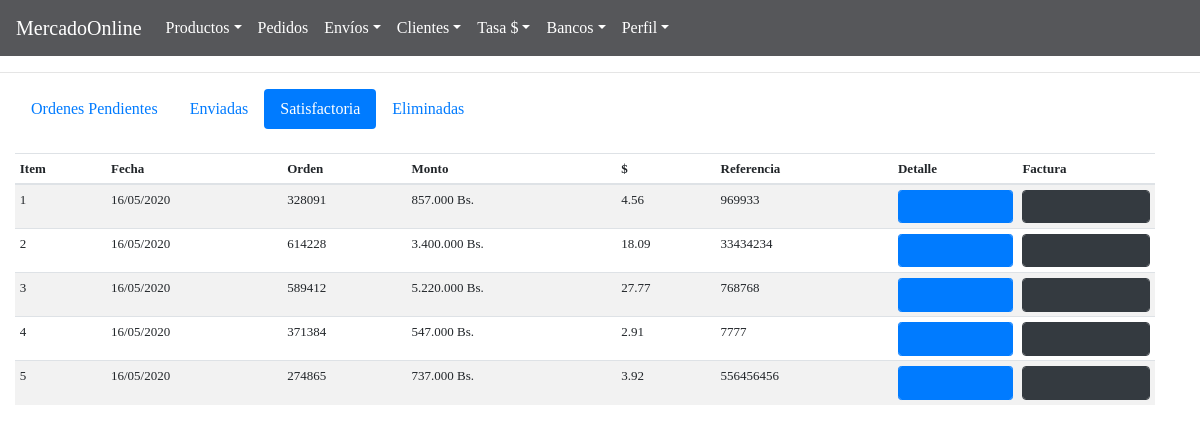
Before: /BackAdmin/index.php?action=statusCheck (signed in) with the older database file.
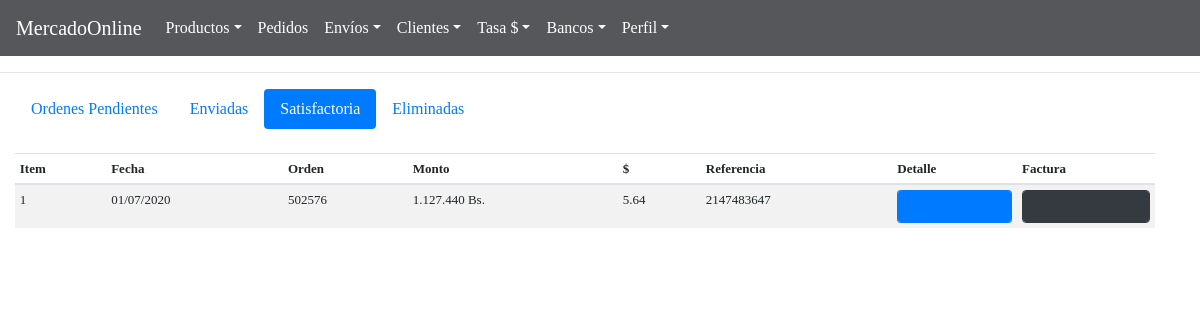
After: the same page with the newer database file.
### tables this page shows
CREATE TABLE `pedido` (
  `id` int(11) NOT NULL,
  `idorder` int(11) NOT NULL,
  `iduser` int(11) NOT NULL,
  `reference` int(11) NOT NULL,
  `mount` decimal(10,2) NOT NULL,
  `convertion` decimal(10,2) NOT NULL,
  `date` timestamp NOT NULL DEFAULT CURRENT_TIMESTAMP ON UPDATE CURRENT_TIMESTAMP,
  `status` int(11) NOT NULL,
  `branch` int(11) NOT NULL
);

### BackAdmin/models/connection.php (called while the page is built)
<?php
class connection{
	 public static function connect(){
	 	$link = new PDO("mysql:host=localhost;dbname=mercadoonline","root","");
	 	return $link;
	 }
}

### BackAdmin/models/purchaseOrderModel.php (called while the page is built, shortened)
<?php
require_once "connection.php";
class purchaseOrderModel{
 public static function viewIdProductPurchaseOrderModel($dataIdOrderModel, $table){
 	 	 $stmt = connection::connect()->prepare("SELECT tab1.idproduct, tab1.cant, tab1.price, tab1.idorder,  tab2.title  FROM $table tab1 INNER JOIN productos tab2  ON tab1.idproduct = tab2.id WHERE  tab1.idorder  = $dataIdOrderModel");
	 	   					$stmt -> execute();
		 					return $stmt->fetchAll();
 }
	 	   public static function viewsStatusCheckPurchaseOrderModel($table){
	 	   	 	  		$stmt = connection::connect()->prepare("SELECT id,idorder, iduser, reference, mount, convertion,status, date FROM $table WHERE status = 2 ORDER BY date DESC");
		 					$stmt -> execute();
		 					return $stmt->fetchAll();
	 	   }
}

### BackAdmin/controllers/controllerPage.php (called while the page is built)
<?php
class page{
 public static function template(){
 			include "views/template.php";
 		}
 public static function pageConnectController(){
if (isset( $_GET["action"])) {
	 	$controllerPage = $_GET["action"];
}
else{
	$controllerPage ="index";
}
 	$answer = pageModel::pageConnectModel($controllerPage);
 	include $answer;
 }
}

### BackAdmin/controllers/purchaseOrderController.php (the view, shortened to what this page needs)
<?php
class purchaseOrderController {
	 		 	   public static function viewStatusCheckPurchaseOrderController(){
	 		 	   	$answer = purchaseOrderModel::viewsStatusCheckPurchaseOrderModel("pedido");
	 		 	    foreach ($answer as $row => $item) {
	 		 	    $newDate = date("d/m/yy", strtotime($item["date"]));
	 				$row = $row +1;
	 			echo '
							<tr>
								<td>'.$row.'</td>
								<td>'.$newDate.'</td>
								<td>'.$item["idorder"].'</td>
								<td>'.number_format($item["mount"], 0, ",", ".").' Bs.</td>
								<td>'.$item["convertion"].'</td>
								<td>'.$item["reference"].'</td>
				<td><a href="#detail'.$row.'"  data-toggle="modal">
				<button type="button" class="form-control btn-primary fa fa-th-list btn-sm"></button></a>
				<div class="modal fade" id="detail'.$row.'" tabindex="-1" role="dialog" aria-labelledby="myModalLabel" ariahidden="true">
				<div class="modal-dialog" role="document" style="">
				<div class="modal-content">
				<div class="modal-header">
				<button type="button" class="close" data-dismiss="modal" aria-label="Close">
				<span aria-hidden="true">&times;</span> </button>
				</div>
				<div class="modal-body"  style="text-align: center; margin: 0%;">';
				$dataIdOrderController = $item["idorder"];
				$dataIdClientController = $item["iduser"];
				$answerIdProduct = purchaseOrderModel::viewIdProductPurchaseOrderModel($dataIdOrderController, "pedido_has_producto");
				$answerDataClient =clientModel::viewPurchaseClientModel($dataIdClientController, "clientes");
				echo
				 '
				 <table class="table  table-responsive table-light" style="font-size:12px;">
					<thead>
			<tr>
				<th style="font-size:20px;">Orden #  '.$item["idorder"].'</th>
				<th></th>
				<th></th>
				<th></th>
				</tr>
<th style="text-align:left">Cliente:  '.$answerDataClient["name"].'  '.$answerDataClient["lastname"].' -Documeno: '.$answerDataClient["identification"].'   -Telefono:  '.$answerDataClient["phone"].'</th>
				</tr>
<th style="text-align:left">Dirección: '.$answerDataClient["address"].'   - '.$answerDataClient["municipality"].' - '.$answerDataClient["estate"].'
<th></th>
<th></th>
<th></th>
</th>
</thead>
</table>';
	echo  '<table class="table  table-light" style="font-size:12px;">
			<thead>
<tr>
<th >Producto</th>
<th >Cantidad</th>
<th >Precio</th>
<th >Total</th>
	</thead>';
foreach ($answerIdProduct as $row => $item) {
$total= $item["cant"]*$item["price"];
echo'
	<tbody>
		<tr>
				<td>'.$item["title"].'</td>
				<td>'.$item["cant"].'</td>
				<td>'.number_format($item["price"], 0, ",", ".").' Bs.</td>
				<td>'.number_format($total, 0, ",", ".").' Bs.</td>
		</tr>
	</tbody>	';
				}
			echo '
			</td>
			</table>
			</div>
			</div>
			</div>
							<td>
							<a href="reports/fpdf181/reports/invoice.php?id='.$item["idorder"].'" target="blank">
							<button type="submit" class="fa fa-file  form-control btn-dark"></button>
							</a>
							</td>
							';
	 		 	   				}
	 		 	      }
}

Changed rows visible on the page:
removed pedido: date "16/05/2020", idorder "328091", mount "857.000", convertion "4.56", reference "969933"
removed pedido: date "16/05/2020", idorder "614228", mount "3.400.000", convertion "18.09", reference "33434234"
removed pedido: date "16/05/2020", idorder "589412", mount "5.220.000", convertion "27.77", reference "768768"
removed pedido: date "16/05/2020", idorder "371384", mount "547.000", convertion "2.91", reference "7777"
removed pedido: date "16/05/2020", idorder "274865", mount "737.000", convertion "3.92", reference "556456456"
added pedido: date "01/07/2020", idorder "502576", mount "1.127.440", convertion "5.64", reference "2147483647"
